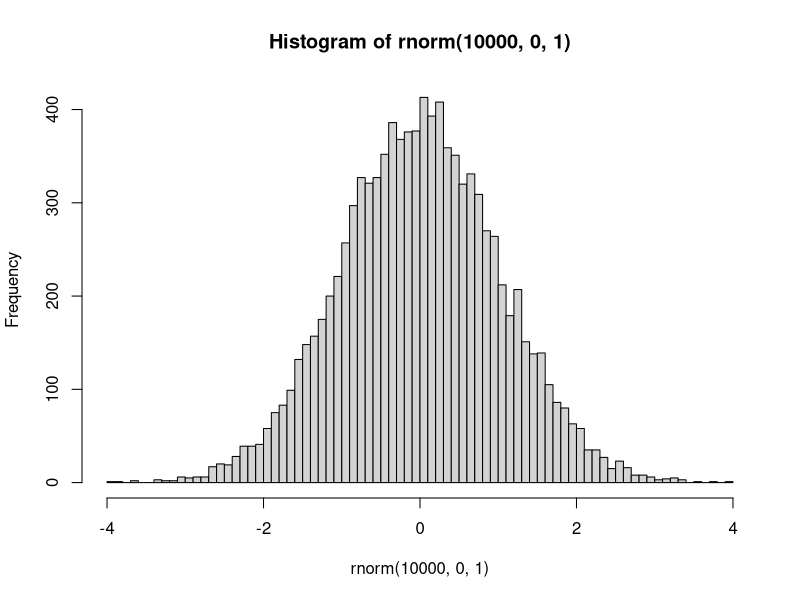
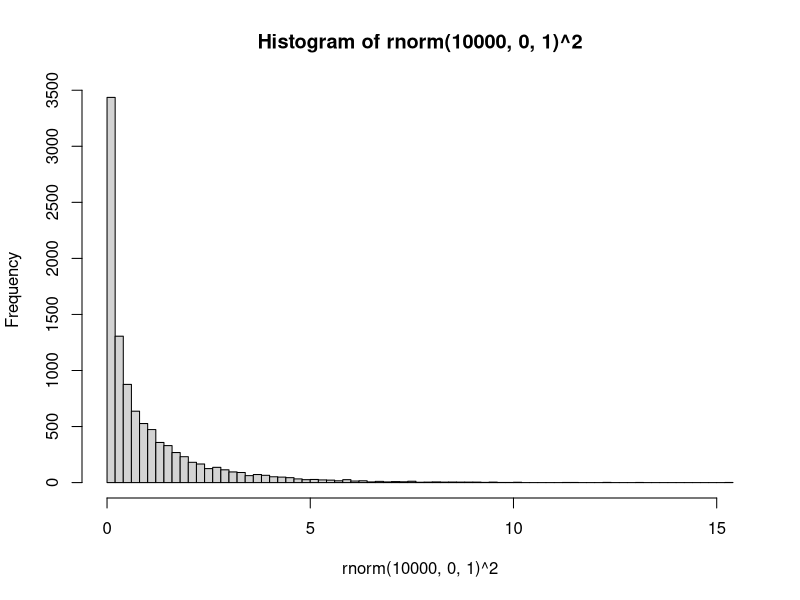
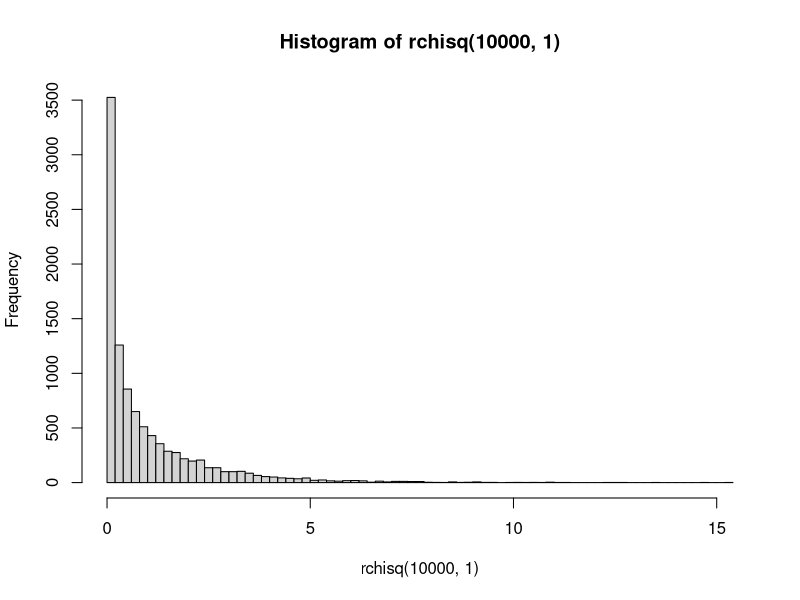
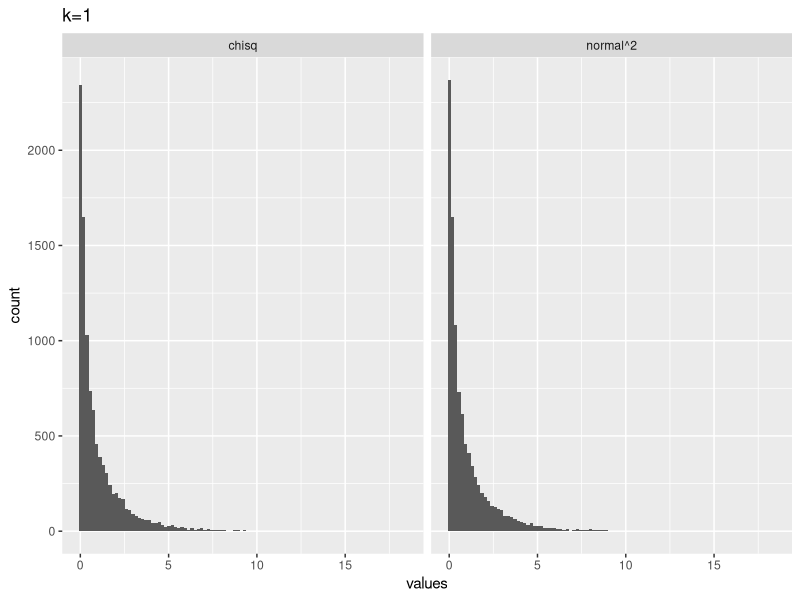
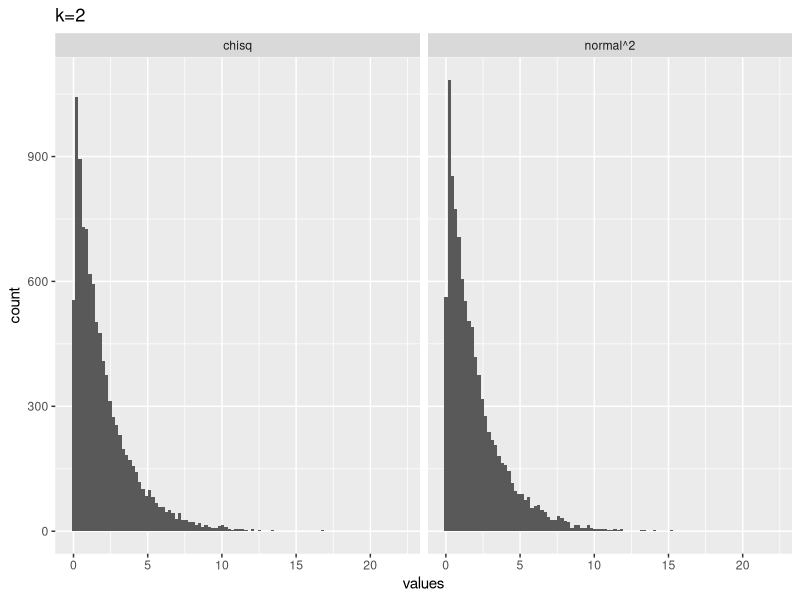
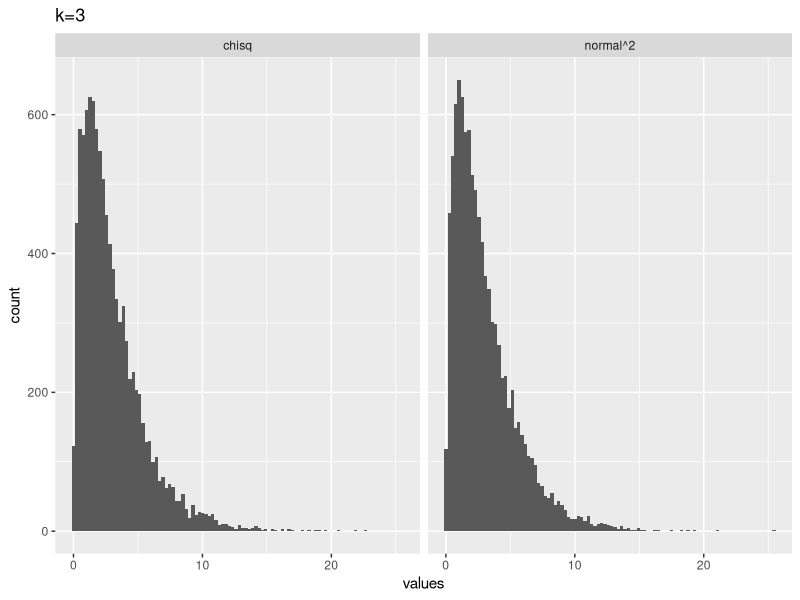
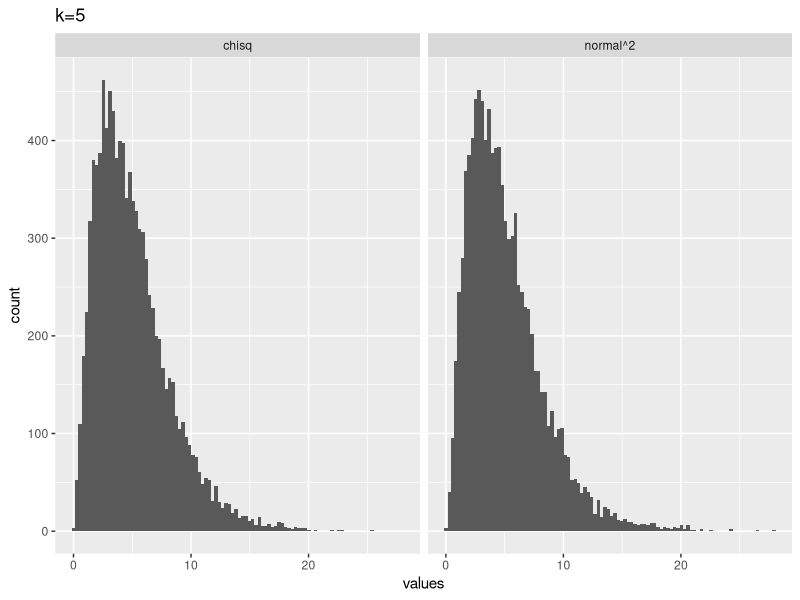
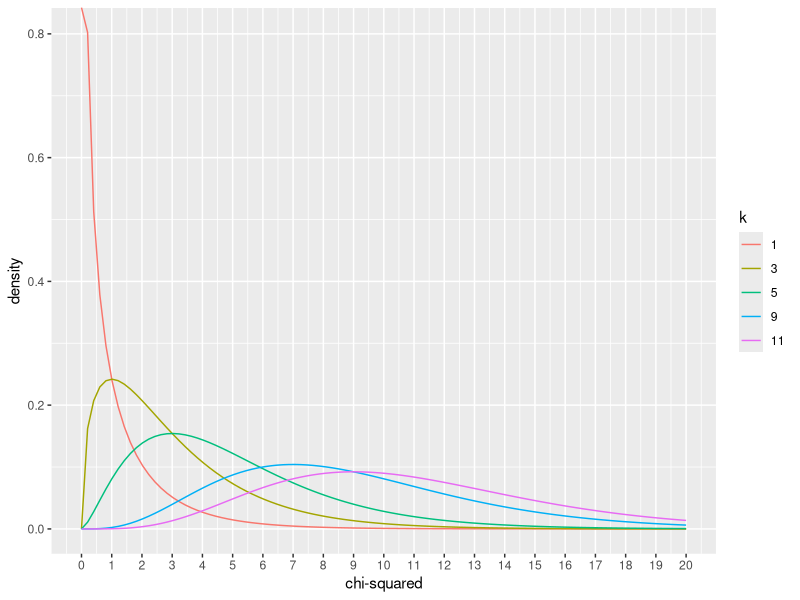

R code for these plots, in order:
## ---- chunk 1
knitr::opts_chunk$set(
  collapse = TRUE,
  comment = "#>",
  message = FALSE,
  warning = FALSE
)
## ---- chunk 2
?chisq.test
## ---- chunk 3
my_vals <- c(20,30)
(xsq <- chisq.test(my_vals))

xsq$statistic
xsq$observed
xsq$expected
xsq$residuals


sum(((xsq$observed - xsq$expected)^2) / xsq$expected)

## ---- chunk 4
my_vals <- c(20,30)
chisq.test(my_vals, p = c(.25,.75))
## ---- chunk 5
my_vals <- c(20,30,10,10,30,30)
chisq.test(my_vals)
## ---- chunk 6
M <- as.table(rbind(c(762, 327, 468), c(484, 239, 477)))
dimnames(M) <- list(gender = c("F", "M"),
                    party = c("Democrat","Independent", "Republican"))
(Xsq <- chisq.test(M))  # Prints test summary
Xsq$observed   # observed counts (same as M)
Xsq$expected   # expected counts under the null
Xsq$residuals  # Pearson residuals
Xsq$stdres     # standardized residuals
Xsq$p.value
Xsq$statistic
## ---- chunk 7
coin_toss <- data.frame(outcome = c("H","T"),
                        O = c(23,27),
                        E = c(25,25))
knitr::kable(coin_toss)
## ---- chunk 8
library(dplyr)

coin_toss <- coin_toss %>%
  mutate(d = O - E) %>%
  mutate(d_sq = d^2) %>%
  mutate(div = d_sq/E )

knitr::kable(coin_toss)

# compute chi-square
sum(coin_toss$div)

# compute chi-square 
O <- c(23,27)
E <- c(25,25)
sum(((O-E)^2)/E)

# compute chi-square
chisq.test(x=c(23,27))

## ---- chunk 9
chisq.test(x=c(47,3))
## ---- chunk 10
# normal histogram
hist(rnorm(10000,0,1), breaks = 100)

# chi-squared with k = 1
hist(rnorm(10000,0,1)^2, breaks = 100)
## ---- chunk 11
hist(rchisq(10000,1), breaks=100)
## ---- chunk 12
# k = 1
from_normal <- replicate(10000, rnorm(1,0,1)^2)
from_chisq  <- rchisq(10000,1)
plot_df <- data.frame(values = c(from_normal,
                                 from_chisq),
                      source = c("normal^2","chisq"))

library(ggplot2)
ggplot(plot_df, aes(x=values))+
  geom_histogram(bins=100)+
  ggtitle("k=1")+
  facet_wrap(~source)
## ---- chunk 13
# k = 2
from_normal <- replicate(10000, sum(rnorm(2,0,1)^2))
from_chisq  <- rchisq(10000,2)
plot_df <- data.frame(values = c(from_normal,
                                 from_chisq),
                      source = c("normal^2","chisq"))

library(ggplot2)
ggplot(plot_df, aes(x=values))+
  geom_histogram(bins=100)+
  ggtitle("k=2")+
  facet_wrap(~source)
## ---- chunk 14
# k = 3
from_normal <- replicate(10000, sum(rnorm(3,0,1)^2))
from_chisq  <- rchisq(10000,3)
plot_df <- data.frame(values = c(from_normal,
                                 from_chisq),
                      source = c("normal^2","chisq"))

library(ggplot2)
ggplot(plot_df, aes(x=values))+
  geom_histogram(bins=100)+
  ggtitle("k=3")+
  facet_wrap(~source)
## ---- chunk 15
# k = 5
from_normal <- replicate(10000, sum(rnorm(5,0,1)^2))
from_chisq  <- rchisq(10000,5)
plot_df <- data.frame(values = c(from_normal,
                                 from_chisq),
                      source = c("normal^2","chisq"))

library(ggplot2)
ggplot(plot_df, aes(x=values))+
  geom_histogram(bins=100)+
  ggtitle("k=5")+
  facet_wrap(~source)
## ---- chunk 16

plot_df <- data.frame(values = c(dchisq(x=seq(0,20,length.out = 100), df=1),
                                 dchisq(x=seq(0,20,length.out = 100), df=3),
                                 dchisq(x=seq(0,20,length.out = 100), df=5),
                                 dchisq(x=seq(0,20,length.out = 100), df=9),
                                 dchisq(x=seq(0,20,length.out = 100), df=11)
                                 ),
                      x = rep(seq(0,20,length.out = 100),5),
                      k = as.factor(rep(c(1,3,5,9,11), each = 100))
                      )

ggplot(plot_df, aes(x = x, y=values, color=k, group=k))+
  geom_line()+
  ylab("density")+
  xlab("chi-squared")+
  scale_x_continuous(breaks=0:20)

## ---- chunk 17
a<- replicate(10000,sum(rnorm(5,0,1)^2))
hist(a)

## ---- chunk 18
mean(rnorm(10000,0,1))
## ---- chunk 19
mean(rnorm(10000,0,1)^2)
## ---- chunk 20
mean(rchisq(10000,10))
## ---- chunk 21
# flip a coin 10 times
hist(rbinom(10000,10,.5), breaks=seq(0,10,1))

# flip a coin 100 times
hist(rbinom(10000,100,.5), breaks=seq(20,80,1))
## ---- chunk 22
pbinom(2,10,.5, lower.tail = TRUE)*2
## ---- chunk 23
chisq.test(c(2,8))
## ---- chunk 24
pbinom(40,100,.5, lower.tail = TRUE)*2
chisq.test(c(40,60))
## ---- chunk 25
pbinom(450,1000,.5, lower.tail = TRUE)*2
chisq.test(c(450,550))
## ---- chunk 26
pbinom(4900,10000,.5, lower.tail = TRUE)*2
chisq.test(c(4900,5100))
## ---- chunk 27
pchisq(18.24, 19, lower.tail = FALSE)
## ---- chunk 28
replicate(5,sample(c(1,0),2))
## ---- chunk 29
chisq.test(replicate(5,sample(c(1,0),2)))
## ---- chunk 30
chisq.test(replicate(5,sample(c(1,0),2)))
## ---- chunk 31
chisq.test(replicate(19,sample(c(1,0),2)))
